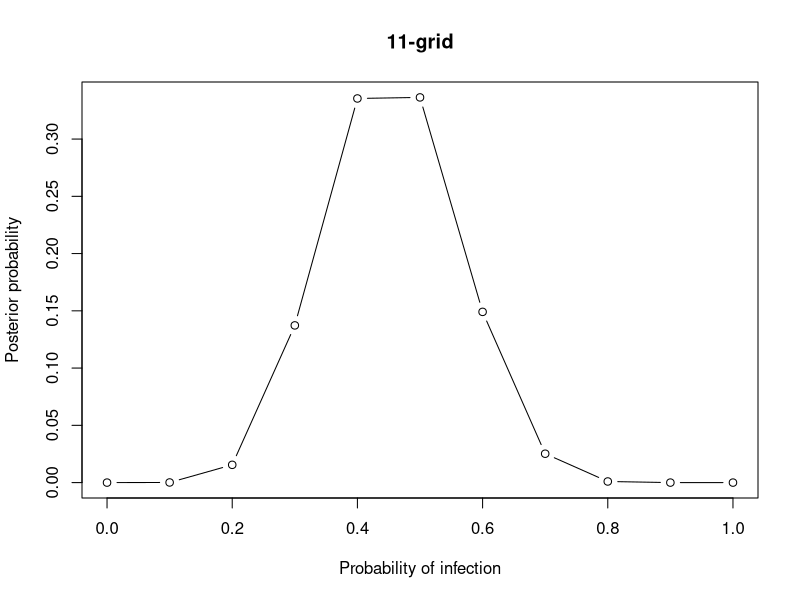
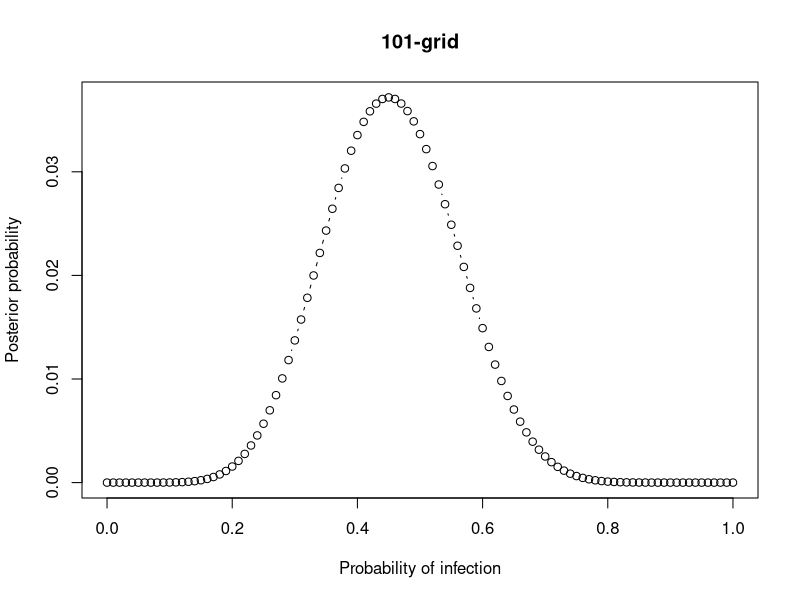

Source code (R) for these figures, in order:
## ---- chunk 1

knitr::opts_chunk$set(echo = TRUE)
## ---- chunk 2
Bayes = function(grid.len){
	grid = seq(0, 1, length.out = grid.len)
	prior = rep(1, grid.len)
	likelihood = dbinom(9, size = 20, prob = grid)
	unstd.post = likelihood * prior
	std.post = unstd.post / sum(unstd.post)
	plot(grid, std.post, type = 'b', 
		xlab = 'Probability of infection',
		ylab = 'Posterior probability',
		main = paste(c(as.character(grid.len), '-grid'), collapse = ''))
}
Bayes(11)
## ---- chunk 3
Bayes(101)
